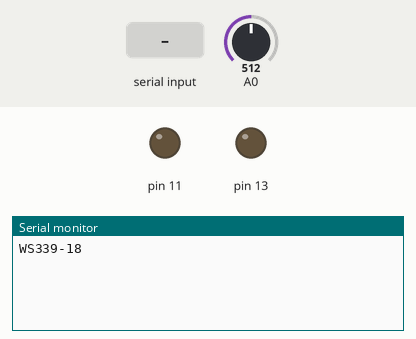
Simulated run of this sketch. Board: Arduino Uno, built with avr-gcc and run on an emulated ATmega328P. Parts: output pins drawn as LEDs (lit = HIGH), the last lines printed to the serial monitor. The inputs (shaded band) are chosen by the test bench; at power-on: A0 = 512.

Above: at 1.2 s.
1.3 s: "STOP 1\n" received over Serial
At 2.3 s:
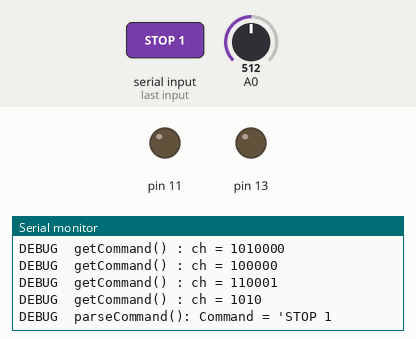
2.8 s: "SET 1\n" received over Serial
At 3.6 s:
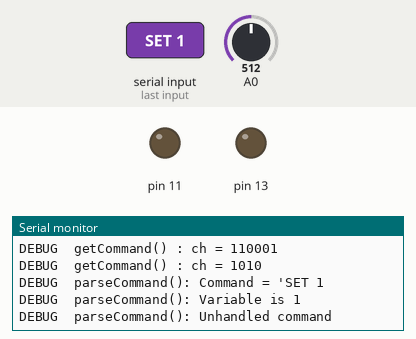
4.3 s: "START 1\n" received over Serial
At 4.9 s:
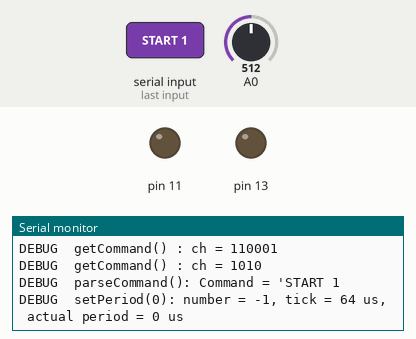
Timing chart, 0 to 7.3 s (numbered marks = the images above; inputs shaded):
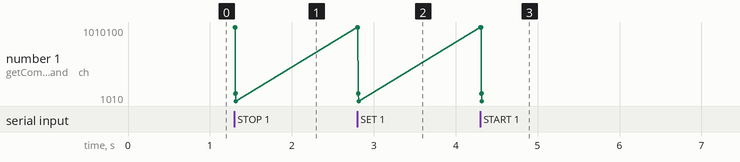

Measured:
- after the input at 1.3 s, the serial monitor: prints a new line at once (image 1)
- after the input at 2.8 s, the serial monitor: prints a new line at once (image 2)
- after the input at 4.3 s, the serial monitor: prints a new line at once (image 3)

The sketch:

ws339_18.ino
```cpp
double temperature, error;
bool flag = false;
int dt; // period in microseconds set using SET command
int out; // value sent to pin 11

#define DEBUG 1
void userAction() {
  /*
   * This function will be called each time step
   */
  long sum = 0, sumsq = 0;
  int value;
  const int N = 32; /* number of samples measured per time step */
  for (int i = 0; i < N; i++) { /* record N samples */
    value = analogRead(A0);
    sum += value; /* used to calculate mean */
    sumsq += value*(long)value; /* used to calulate variance, need to type cast to long because int is 16 bit */
  }
  double mu, sigma;
  mu = sum / (double) N;
  sigma = sqrt((sumsq - sum*mu)/N); /* expansion of definition of variance */
  const double ADCslope = 4.888e-3; /* 4.888mV / bit */
  const double ADCoffset = 1.02e-3; /* 1.02 mV */
  double vThermo, eVThermo;
  vThermo = ADCslope * mu + ADCoffset; /* convert means in ADC units to voltages */
  eVThermo = ADCslope * sigma;
  const double thermoSlope = 100; /* K/V */
  const double thermoOffset = 273; /* K */
  temperature = thermoSlope * vThermo + thermoOffset;
}

/**********************************************
 * Don't worry about the code below this line *
 * Unless you are curious, but be forewarned  *
 * comments are used very sparingly           *
 **********************************************/

//storage variables
int counter = 0, oc = 0;
int running = 0;
const int N = 16;
unsigned long bytes = 0;
char command[64];
int commandIndex = 0;

void setPeriod (int period) { // period in ms
  const double tick = 1024000 / 16e6; // clock tick in ms
  int number = floor(period / tick) - 1;
  char buf[256];
  sprintf(buf,"DEBUG\tsetPeriod(%d): number = %d, tick = %ld us, actual period = %ld us\n", period, number, (long)(1e3*tick), (long)(1e3*tick*(number+1)));
  Serial.print(buf);
  cli();//stop interrupts
  TCCR1A = 0;// set entire TCCR1A register to 0
  TCCR1B = 0;// same for TCCR1B
  TCNT1  = 0;//initialize counter value to 0
  OCR1A = number; // = (16*10^6) / (1*1024) - 1 (must be <65536) originally 15624
  // turn on CTC mode
  TCCR1B |= (1 << WGM12);
  // Set CS10 and CS12 bits for 1024 prescaler
  TCCR1B |= (1 << CS12) | (1 << CS10);
  // enable timer compare interrupt
  TIMSK1 |= (1 << OCIE1A);
  sei();//allow interrupts
}

void setup() {
  Serial.begin(115200);
  Serial.println();
  Serial.println("WS339-18");
  Serial.flush();
  pinMode(13,OUTPUT);
}

ISR(TIMER1_COMPA_vect){//timer1 interrupt 1Hz toggles pin 13 (LED)
//generates pulse wave of frequency 1Hz/2 = 0.5kHz (takes two cycles for full wave- toggle high then toggle low)
  if (!running) return;
  if (counter % 2){
    digitalWrite(13,HIGH);
  }
  else{
    digitalWrite(13,LOW);
  }
  userAction();
  flag = true;
}

void parseCommand(void) {
  char *ptr;
#ifdef DEBUG
  Serial.print("DEBUG\tparseCommand(): Command = '");
  Serial.println(command);
  Serial.flush();
#endif
  ptr = strtok(command," ");
  if (!ptr) {
#ifdef DEBUG
    Serial.println("DEBUG\tparseCommand(): Verb is NULL");
    Serial.flush();
#endif
    return;
  }
  switch(strlen(ptr)) {
  case 3:
    if (!strcmp(ptr,"SET")) {
      ptr = strtok(NULL," ");
      if (!ptr) {
#ifdef DEBUG
        Serial.println("DEBUG\tparseCommand(): Variable is NULL");
        Serial.flush();
#endif
        return;
      }
#ifdef DEBUG
      Serial.print("DEBUG\tparseCommand(): Variable is ");
      Serial.println(ptr);
      Serial.flush();
#endif
      if (!strcmp("dt",ptr)) {
        ptr = strtok(NULL," ");
        if (running) return;
        if (!ptr) return;
        sscanf(ptr,"%d",&dt);
        return;
      }
      if (!strcmp("out",ptr)) {
        ptr = strtok(NULL," ");
        if (!ptr) return;
        int out;
        sscanf(ptr,"%d",&out);
        analogWrite(11,out);
      }
      }
  case 4:
    if (!strcmp(ptr,"STOP")) {
      running = 0;
      analogWrite(11,0);
      return;
    }
  case 5:
    if (!strcmp(ptr,"START")) {
      setPeriod(dt);
      running = 1;
      return;
    }
  }
#ifdef DEBUG
  Serial.println("DEBUG\tparseCommand(): Unhandled command");
  Serial.flush();
#endif
  return;
}

void getCommand() {
  static unsigned char ch;
  static int discard = 0;
  Serial.readBytes(&ch,1);
#ifdef DEBUG
  Serial.print("DEBUG\tgetCommand() : ch = ");
  Serial.println(ch,BIN);
  Serial.flush();
 #endif
  if (discard && (ch == '\n')) { // reached end of garbage (hopefully \n was not garbage?!
    discard = 0;
    return;
  }
  if (discard) return;
  if (ch & 0x80) {
    command[commandIndex] = 0;
    Serial.print("ERROR\tMSB set in input stream, command so far = \"");
    Serial.print(command);
    Serial.println("\"");
    Serial.flush();
    commandIndex = 0;
    discard = 1;
    return;
  }
  if (ch == '\n') {
    command[commandIndex] = 0;
    parseCommand();
    commandIndex = 0;
    return;
  }
  command[commandIndex++] = ch;
}

void loop() {
  char buf[256];
  if (Serial.available()) getCommand();
  if (flag) {
    Serial.print("T:");
    Serial.println(temperature);
    flag = false;
  }
}
```
